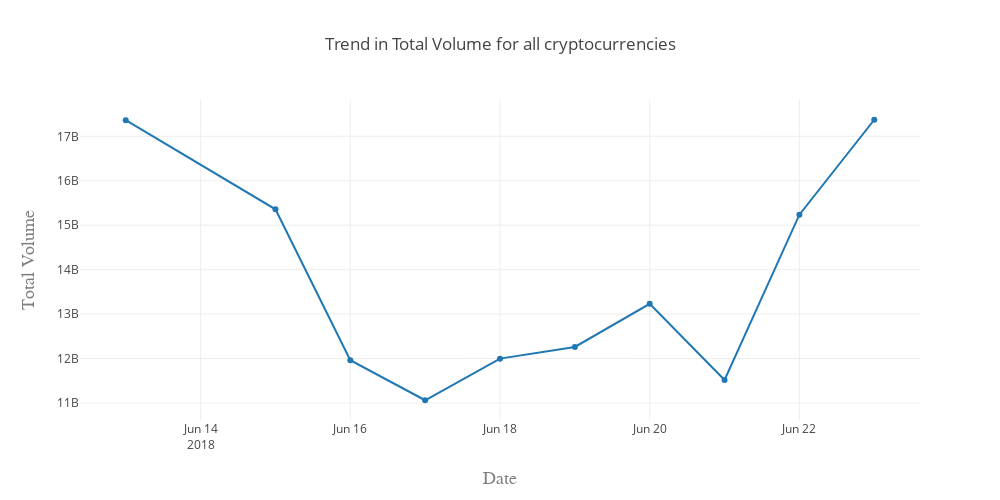

The notebook cell saved with this chart:
### Code cell
global_vol_data = go.Scatter(x=daily_global_data['Date'],
                              y=daily_global_data['tot_vol'],
                              name='Total Volume')
data = [global_vol_data]
layout = go.Layout(width=1000,height=500,
    title='Trend in Total Volume for all cryptocurrencies',
    xaxis=dict(title='Date',titlefont=dict(family='Courier New, monospace',size=18,color='#7f7f7f')),
    yaxis=dict(title='Total Volume',titlefont=dict( family='Courier New, monospace',size=18,color='#7f7f7f'))
)
fig = go.Figure(data=data, layout=layout)
plotly.offline.iplot(fig)

### Figure 1 — Plotly figure (JSON) as saved in the notebook; plotly's stock layout.template omitted (floating-point values rounded to 4 significant figures)
{"data": [{"name": "Total Volume", "type": "scatter", "uid": "647320", "x": ["2018-06-13", "2018-06-15", "2018-06-16", "2018-06-17", "2018-06-18", "2018-06-19", "2018-06-20", "2018-06-21", "2018-06-22", "2018-06-23"], "y": [17362936069, 15357850590, 11961953582, 11061241726, 11997880998, 12260401252, 13231627276, 11517953522, 15237643141, 17373063407]}], "layout": {"height": 500, "title": "Trend in Total Volume for all cryptocurrencies", "width": 1000, "xaxis": {"autorange": true, "range": ["2018-06-12 09:19:50.3808", "2018-06-23 14:40:09.6192"], "title": "Date", "titlefont": {"color": "#7f7f7f", "family": "Courier New, monospace", "size": 18}, "type": "date"}, "yaxis": {"autorange": true, "range": [10620000000.0, 17820000000.0], "title": "Total Volume", "titlefont": {"color": "#7f7f7f", "family": "Courier New, monospace", "size": 18}, "type": "linear"}}}
